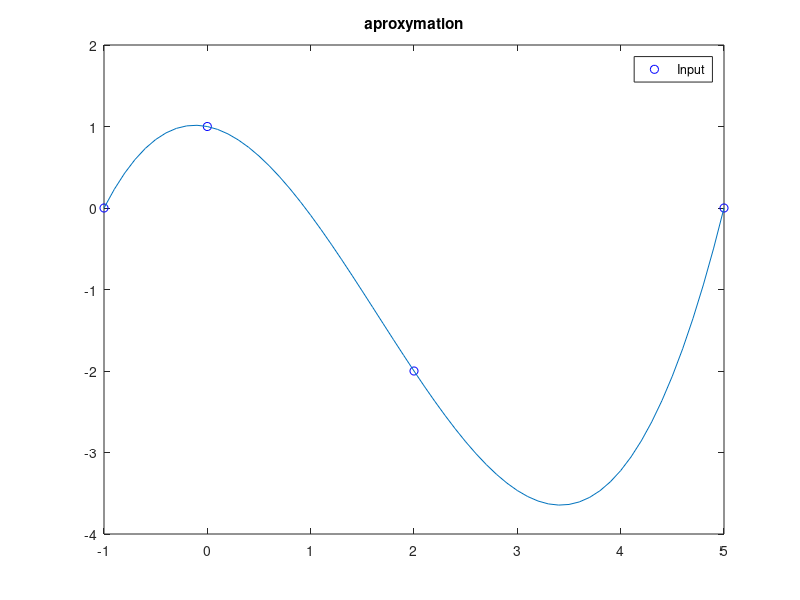

The MATLAB source for this figure:
clear all;
# remenber:
# A = polyfit(X, Y, n-1)
# W(x) = polyval(A, x)

# X = input('X (input vector): ')
# Y = input('Y (input vector): ')
X = [-1, 0, 2, 5];
Y = [0, 1, -2, 0];

# p = input('p (level):');
p = 3;
psi = zeros(p+1);
F = zeros(p+1, 1);
for i=1:length(X)
  for j=0:p
    for k=0:p
      tempPsi(j+1, k+1) = X(i)^(k+j);
    end
    tempF(j+1, 1) = X(i)^j * Y(i);
  end
  psi += tempPsi;
  F += tempF;
end

psi
F

A = psi^-1 * F

x = min(X):0.1:max(X);
W = [0];
x_4 = 0;
for k=1:p+1
  W = W + A(k) * x.^(k-1);
end

for i=1:length(x)
  if (x(i) == 4)
    W(i)
  endif
endfor  

A


plot(X, Y, "ob; Input;", x, W);

title('aproxymation');